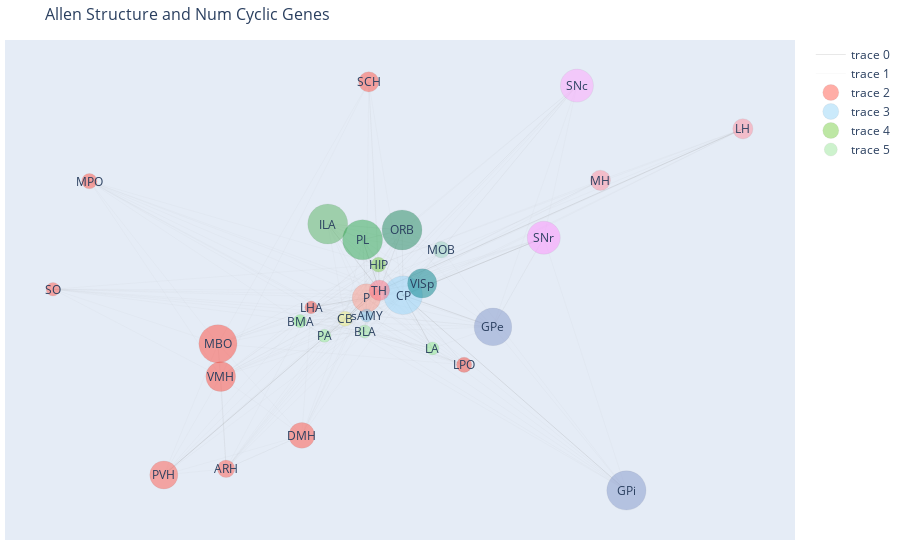

Source (notebook cell):
### Code cell
colors = [numpy.array(cl)/255 for cl in allen_colors]
colors_hex=[mpl.colors.rgb2hex(l) for l in colors]

fig = go.Figure(data=[edge_trace1,edge_trace2],
             layout=go.Layout(
                title=f'Allen Structure and Num Cyclic Genes',
                titlefont_size=16,
                showlegend=True,
                hovermode='closest',
                margin=dict(b=20,l=5,r=5,t=40),
                xaxis=dict(showgrid=False, zeroline=False, showticklabels=False),
                yaxis=dict(showgrid=False, zeroline=False, showticklabels=False))
                )

for l in range(max(labels)+1):
        #if (l!=0):
        #    continue
        trace_node_x = numpy.array(node_x)[labels==l]
        trace_node_y = numpy.array(node_y)[labels==l]
        trace_text = [node_text[i] for i in range(len(node_x)) if labels[i]==l]
        trace_size = [node_size[i] for i in range(len(node_x)) if labels[i]==l]
        trace_color = [colors_hex[i] for i in range(len(node_x)) if labels[i]==l]
        
        #trace_color = colors_hex[l]
        fig.add_trace(go.Scatter(
            y=trace_node_y,
            x=trace_node_x,
            mode='markers',
            marker_color=trace_color,
            marker_size=trace_size,
            marker_opacity=0.5,
            text=trace_text,
            hoverinfo="text",
            marker_line_color='black',
            marker_line_width=0.1
        ))
        

for i,roi in enumerate(regions):
    roi_idx = node_input.index(roi)
    coord_x = node_x[roi_idx]
    coord_y = node_y[roi_idx]
    fig.add_annotation(x=coord_x, y=coord_y,
                        text=roi,
                        showarrow=False)


plotly.io.write_html(fig, file=f'figures/cyclicgenes-allen.html')
plotly.io.write_image(fig, file=f'figures/cyclicgenes-allen.png')
plotly.io.write_image(fig, file=f'figures/cyclicgenes-allen.svg')

fig.show()

### Figure 1 — Plotly figure (JSON) as saved in the notebook; plotly's stock layout.template omitted (floating-point values rounded to 4 significant figures; data arrays with more than 128 entries replaced by an {"elided": "..."} marker saying what was removed)
{"data": [{"hoverinfo": "none", "line": {"color": "#888", "width": 0.2}, "mode": "lines", "type": "scatter", "x": [-0.07451, -0.02092, null, 0.07149, 0.2975, null, 0.07149, 0.6333, null, 0.07149, 0.1451, null, 0.07149, 0.4253, null, -0.02092, -0.16, null, 0.01175, -0.1182, null, 0.01175, 0.9263, null, 0.01175, -0.03061, null, 0.01175, -0.5306, null], "y": [-0.1158, -0.0179, null, -0.005036, -0.1543, null, -0.005036, -0.9247, null, -0.005036, -0.2557, null, -0.005036, 0.2662, null, -0.0179, -0.06196, null, 0.01837, 0.3306, null, 0.01837, 0.7791, null, 0.01837, 0.2566, null, 0.01837, -0.8516, null]}, {"hoverinfo": "none", "line": {"color": "#888", "width": 0.05}, "mode": "lines", "type": "scatter", "x": {"elided": "669 float values"}, "y": {"elided": "669 float values"}}, {"hoverinfo": "text", "marker": {"color": ["#ff5d50", "#f0f080", "#ff5547", "#f2483b", "#f2483b", "#ff4c3e", "#ff5547", "#ff9b88", "#ff5d50", "#ff5d50", "#ff4c3e"], "line": {"color": "black", "width": 0.1}, "opacity": 0.5, "size": [17.46, 14.97, 25.79, 12.6, 15.28, 38.18, 15.28, 28.47, 28.09, 13.56, 29.74]}, "mode": "markers", "text": ["1: Arcuate hypothalamic nucleus:</br></br> 1064", "1: Cerebellum:</br></br> 709", "1: Dorsomedial nucleus of the hypothalamus:</br></br> 2250", "1: Lateral hypothalamic area:</br></br> 371", "1: Lateral preoptic area:</br></br> 752", "1: Mammillary body:</br></br> 4016", "1: Medial preoptic area:</br></br> 752", "1: Pons:</br></br> 2633", "1: Paraventricular hypothalamic nucleus:</br></br> 2578", "1: Supraoptic nucleus:</br></br> 508", "1: Ventromedial hypothalamic nucleus:</br></br> 2813"], "type": "scatter", "x": [-0.3739, -0.07451, -0.1835, -0.16, 0.2249, -0.3945, -0.718, -0.02092, -0.5306, -0.8096, -0.3875], "y": [-0.8225, -0.1158, -0.6656, -0.06196, -0.3328, -0.2337, 0.5326, -0.0179, -0.8516, 0.0235, -0.3883]}, {"hoverinfo": "text", "marker": {"color": ["#98d6f9", "#8599cc", "#8599cc", "#59b363", "#9ad2bd", "#248a5e", "#2fa850", "#ffa6ff", "#ff90ff"], "line": {"color": "black", "width": 0.1}, "opacity": 0.5, "size": [38.61, 37.71, 39.26, 40, 16.5, 40, 40, 33.0, 33.0]}, "mode": "markers", "text": ["2: Caudoputamen:</br></br> 4078", "2: Globus pallidus, external segment:</br></br> 3949", "2: Globus pallidus, internal segment:</br></br> 4170", "2: Infralimbic area:</br></br> 4276", "2: Main olfactory bulb:</br></br> 927", "2: Orbital area:</br></br> 4276", "2: Prelimbic area:</br></br> 4276", "2: Substantia nigra, compact part:</br></br> 3278", "2: Substantia nigra, reticular part:</br></br> 3278"], "type": "scatter", "x": [0.07149, 0.2975, 0.6333, -0.1182, 0.1675, 0.06876, -0.03061, 0.5087, 0.4253], "y": [-0.005036, -0.1543, -0.9247, 0.3306, 0.2093, 0.3028, 0.2566, 0.9826, 0.2662]}, {"hoverinfo": "text", "marker": {"color": ["#7ed04b", "#ff909f", "#ff909f", "#ff5547", "#ff7080", "#08858c"], "line": {"color": "black", "width": 0.1}, "opacity": 0.5, "size": [14.73, 20.21, 20.21, 20.22, 20.55, 29.33]}, "mode": "markers", "text": ["3: Hippocampal region:</br></br> 674", "3: Lateral habenula:</br></br> 1455", "3: Medial habenula:</br></br> 1455", "3: Suprachiasmatic nucleus:</br></br> 1457", "3: Thalamus:</br></br> 1504", "3: Primary visual area:</br></br> 2755"], "type": "scatter", "x": [0.009444, 0.9263, 0.5678, -0.01509, 0.01175, 0.1194], "y": [0.1389, 0.7791, 0.5365, 1, 0.01837, 0.05097]}, {"hoverinfo": "text", "marker": {"color": ["#9de79c", "#84ea81", "#90eb8d", "#97ec93", "#80c0e2"], "line": {"color": "black", "width": 0.1}, "opacity": 0.5, "size": [13.04, 13.04, 13.04, 13.04, 13.04]}, "mode": "markers", "text": ["4: Basolateral amygdalar nucleus:</br></br> 434", "4: Basomedial amygdalar nucleus:</br></br> 434", "4: Lateral amygdalar nucleus:</br></br> 434", "4: Posterior amygdalar nucleus:</br></br> 434", "4: Striatum-like amygdalar nuclei:</br></br> 434"], "type": "scatter", "x": [-0.02539, -0.188, 0.1451, -0.1264, -0.02039], "y": [-0.1757, -0.1264, -0.2557, -0.1959, -0.1004]}], "layout": {"annotations": [{"showarrow": false, "text": "ARH", "x": -0.3739, "y": -0.8225}, {"showarrow": false, "text": "BLA", "x": -0.02539, "y": -0.1757}, {"showarrow": false, "text": "BMA", "x": -0.188, "y": -0.1264}, {"showarrow": false, "text": "CB", "x": -0.07451, "y": -0.1158}, {"showarrow": false, "text": "CP", "x": 0.07149, "y": -0.005036}, {"showarrow": false, "text": "DMH", "x": -0.1835, "y": -0.6656}, {"showarrow": false, "text": "GPe", "x": 0.2975, "y": -0.1543}, {"showarrow": false, "text": "GPi", "x": 0.6333, "y": -0.9247}, {"showarrow": false, "text": "HIP", "x": 0.009444, "y": 0.1389}, {"showarrow": false, "text": "ILA", "x": -0.1182, "y": 0.3306}, {"showarrow": false, "text": "LA", "x": 0.1451, "y": -0.2557}, {"showarrow": false, "text": "LH", "x": 0.9263, "y": 0.7791}, {"showarrow": false, "text": "LHA", "x": -0.16, "y": -0.06196}, {"showarrow": false, "text": "LPO", "x": 0.2249, "y": -0.3328}, {"showarrow": false, "text": "MBO", "x": -0.3945, "y": -0.2337}, {"showarrow": false, "text": "MH", "x": 0.5678, "y": 0.5365}, {"showarrow": false, "text": "MOB", "x": 0.1675, "y": 0.2093}, {"showarrow": false, "text": "MPO", "x": -0.718, "y": 0.5326}, {"showarrow": false, "text": "ORB", "x": 0.06876, "y": 0.3028}, {"showarrow": false, "text": "P", "x": -0.02092, "y": -0.0179}, {"showarrow": false, "text": "PA", "x": -0.1264, "y": -0.1959}, {"showarrow": false, "text": "PL", "x": -0.03061, "y": 0.2566}, {"showarrow": false, "text": "PVH", "x": -0.5306, "y": -0.8516}, {"showarrow": false, "text": "SCH", "x": -0.01509, "y": 1}, {"showarrow": false, "text": "SNc", "x": 0.5087, "y": 0.9826}, {"showarrow": false, "text": "SNr", "x": 0.4253, "y": 0.2662}, {"showarrow": false, "text": "SO", "x": -0.8096, "y": 0.0235}, {"showarrow": false, "text": "TH", "x": 0.01175, "y": 0.01837}, {"showarrow": false, "text": "VISp", "x": 0.1194, "y": 0.05097}, {"showarrow": false, "text": "VMH", "x": -0.3875, "y": -0.3883}, {"showarrow": false, "text": "sAMY", "x": -0.02039, "y": -0.1004}], "hovermode": "closest", "margin": {"b": 20, "l": 5, "r": 5, "t": 40}, "showlegend": true, "title": {"font": {"size": 16}, "text": "Allen Structure and Num Cyclic Genes"}, "xaxis": {"showgrid": false, "showticklabels": false, "zeroline": false}, "yaxis": {"showgrid": false, "showticklabels": false, "zeroline": false}}}
